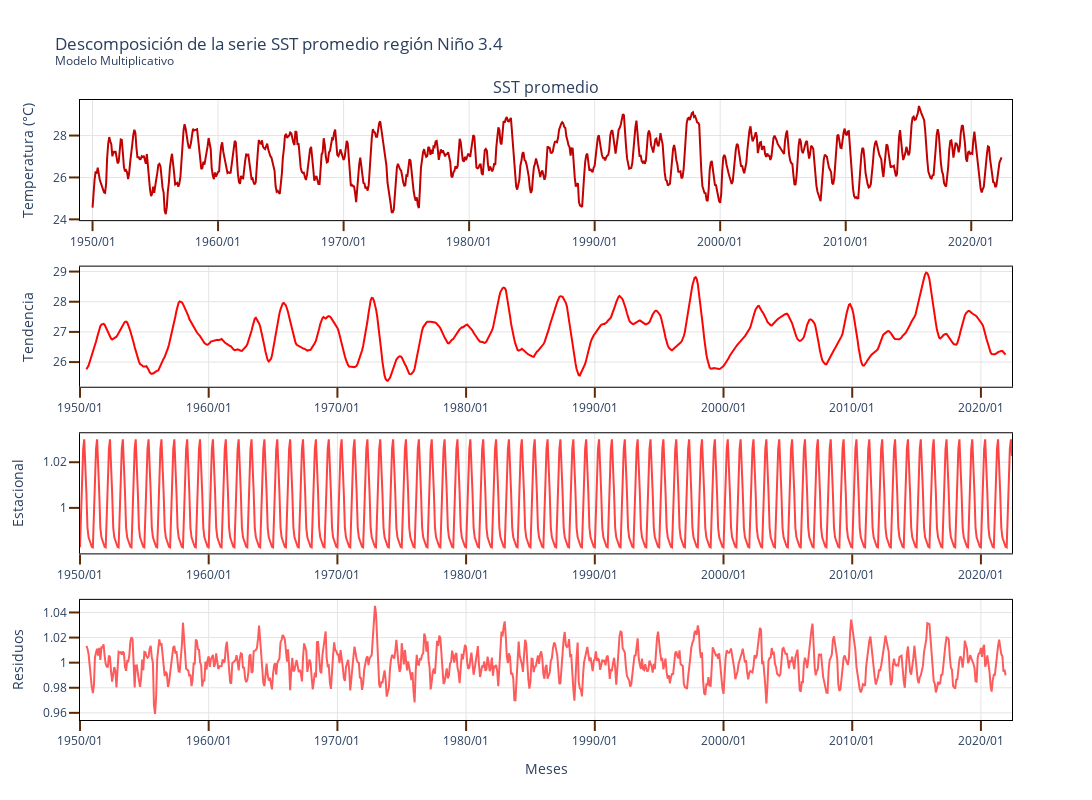

Here is the notebook cell this chart was saved with:
### Code cell
# Modelo Multiplicativo
fig_multiplicativo = seasonal_decompose_plot(data=data_pandas[['nino34_mean']].dropna().copy(),
                                            model='multiplicable',
                                            period=12)
                                            
fig_multiplicativo.write_image('./figure/nino34/descom_multiplicativo.png')
fig_multiplicativo.show()

### Figure 1 — Plotly figure (JSON) as saved in the notebook; plotly's stock layout.template omitted (floating-point values rounded to 4 significant figures; data arrays with more than 128 entries replaced by an {"elided": "..."} marker saying what was removed)
{"data": [{"line": {"color": "#C10101", "width": 2}, "mode": "lines", "name": "Tempreatura promedio observada NIÑO 3.4", "type": "scatter", "x": {"elided": "870 str values"}, "xaxis": "x", "y": {"elided": "870 float values"}, "yaxis": "y"}, {"line": {"color": "#FF0303", "width": 2}, "mode": "lines", "name": "NIÑO 3.4", "type": "scatter", "x": {"elided": "870 str values"}, "xaxis": "x2", "y": {"elided": "870 float values"}, "yaxis": "y2"}, {"line": {"color": "#FF4242", "width": 2}, "mode": "lines", "name": "NIÑO 3.4", "type": "scatter", "x": {"elided": "870 str values"}, "xaxis": "x3", "y": {"elided": "870 float values"}, "yaxis": "y3"}, {"line": {"color": "#FE5C5C", "width": 2}, "mode": "lines", "name": "NIÑO 3.4", "type": "scatter", "x": {"elided": "870 str values"}, "xaxis": "x4", "y": {"elided": "870 float values"}, "yaxis": "y4"}], "layout": {"annotations": [{"font": {"size": 16}, "showarrow": false, "text": "SST promedio", "x": 0.5, "xanchor": "center", "xref": "paper", "y": 1, "yanchor": "bottom", "yref": "paper"}], "height": 800, "showlegend": false, "title": {"text": "\n                                 Descomposición de la serie SST promedio región Niño 3.4\n                                 <br><sup>Modelo Multiplicativo</sup>\n                                 "}, "width": 1500, "xaxis": {"anchor": "y", "domain": [0, 1], "gridcolor": "#E4E4E4", "linecolor": "black", "linewidth": 1, "mirror": true, "range": ["1949-01-01", "2023-04-01"], "showline": true, "tickcolor": "#5C2B05", "tickformat": "%Y/%m", "ticklen": 10, "ticks": "outside", "tickwidth": 2, "title": {"text": ""}}, "xaxis2": {"anchor": "y2", "domain": [0, 1], "gridcolor": "#E4E4E4", "linecolor": "black", "linewidth": 1, "mirror": true, "showline": true, "tickcolor": "#5C2B05", "tickformat": "%Y/%m", "ticklen": 10, "ticks": "outside", "tickwidth": 2, "title": {"text": ""}}, "xaxis3": {"anchor": "y3", "domain": [0, 1], "gridcolor": "#E4E4E4", "linecolor": "black", "linewidth": 1, "mirror": true, "showline": true, "tickcolor": "#5C2B05", "tickformat": "%Y/%m", "ticklen": 10, "ticks": "outside", "tickwidth": 2, "title": {"text": ""}}, "xaxis4": {"anchor": "y4", "domain": [0, 1], "gridcolor": "#E4E4E4", "linecolor": "black", "linewidth": 1, "mirror": true, "showline": true, "tickcolor": "#5C2B05", "tickformat": "%Y/%m", "ticklen": 10, "ticks": "outside", "tickwidth": 2, "title": {"text": "Meses"}}, "yaxis": {"anchor": "x", "domain": [0.8063, 1], "gridcolor": "#E4E4E4", "linecolor": "black", "linewidth": 1, "mirror": true, "showline": true, "tickcolor": "#5C2B05", "ticklen": 10, "ticks": "outside", "tickwidth": 2, "title": {"text": "Temperatura (°C)"}}, "yaxis2": {"anchor": "x2", "domain": [0.5375, 0.7312], "gridcolor": "#E4E4E4", "linecolor": "black", "linewidth": 1, "mirror": true, "showline": true, "tickcolor": "#5C2B05", "ticklen": 10, "ticks": "outside", "tickwidth": 2, "title": {"text": "Tendencia"}}, "yaxis3": {"anchor": "x3", "domain": [0.2687, 0.4625], "gridcolor": "#E4E4E4", "linecolor": "black", "linewidth": 1, "mirror": true, "showline": true, "tickcolor": "#5C2B05", "ticklen": 10, "ticks": "outside", "tickwidth": 2, "title": {"text": "Estacional"}}, "yaxis4": {"anchor": "x4", "domain": [0, 0.1938], "gridcolor": "#E4E4E4", "linecolor": "black", "linewidth": 1, "mirror": true, "showline": true, "tickcolor": "#5C2B05", "ticklen": 10, "ticks": "outside", "tickwidth": 2, "title": {"text": "Residuos"}}}}
